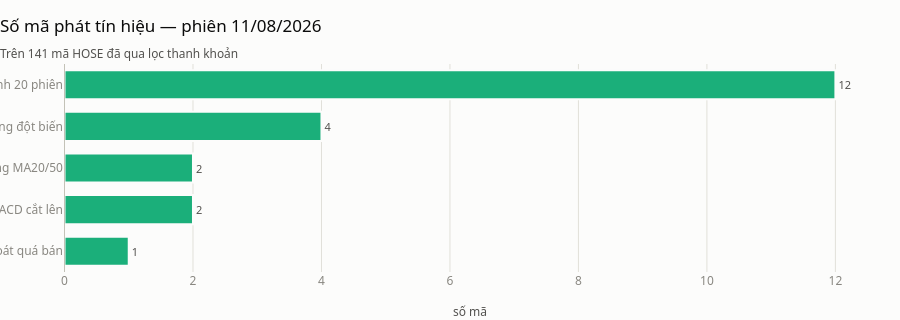

Notebook source saved alongside this figure:
### Markdown cell above
## 6 · Tín hiệu nào đang phổ biến — và ở ngành nào

### Code cell
theo_tin_hieu = pd.DataFrame(
    {"số mã": [int(hom_nay_bang[t].sum()) for t in SU_KIEN]}, index=SU_KIEN
).reset_index()
theo_tin_hieu.columns = ["tín hiệu", "số mã"]

bar_ngang(
    theo_tin_hieu,
    nhan="tín hiệu",
    gia_tri="số mã",
    tieu_de=f"Số mã phát tín hiệu — phiên {PHIEN:%d/%m/%Y}",
    phu_de=f"Trên {hom_nay_bang['symbol'].nunique()} mã HOSE đã qua lọc thanh khoản",
    nhan_x="số mã",
    dinh_dang_nhan="{:.0f}",
)

### Figure 1 — Plotly figure (JSON) as saved in the notebook; plotly's stock layout.template omitted (floating-point values rounded to 4 significant figures)
{"data": [{"cliponaxis": false, "hovertemplate": "%{y}: %{x:,.2f}<extra></extra>", "marker": {"color": ["#1baf7a", "#1baf7a", "#1baf7a", "#1baf7a", "#1baf7a"], "line": {"color": "#fcfcfb", "width": 2}}, "orientation": "h", "text": ["1", "2", "2", "4", "12"], "textfont": {"color": "#52514e", "size": 11}, "textposition": "outside", "type": "bar", "x": [1, 2, 2, 4, 12], "y": ["RSI thoát quá bán", "MACD cắt lên", "Cắt vàng MA20/50", "Khối lượng đột biến", "Vượt đỉnh 20 phiên"]}], "layout": {"bargap": 0.3, "height": 320, "shapes": [{"line": {"color": "#c3c2b7", "width": 1}, "type": "line", "x0": 0, "x1": 0, "xref": "x", "y0": 0, "y1": 1, "yref": "y domain"}], "showlegend": false, "title": {"text": "Số mã phát tín hiệu — phiên 11/08/2026<br><sub style='color:#52514e'>Trên 141 mã HOSE đã qua lọc thanh khoản</sub>"}, "xaxis": {"gridcolor": "#e1e0d9", "showgrid": true, "title": {"text": "số mã"}}, "yaxis": {"showgrid": false, "type": "category"}}}
